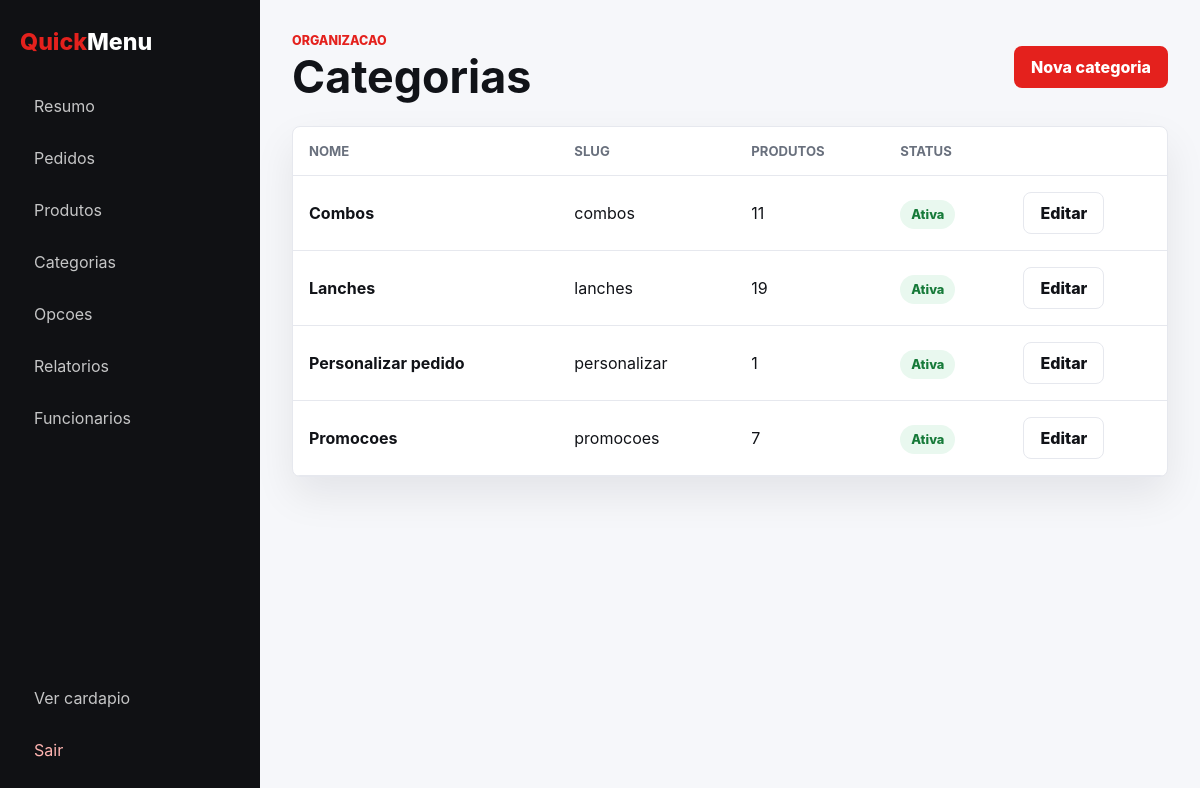
/painel/categorias/ (signed in), run on the app's committed database.
### menu/models.py (models this page shows, shortened)
class Category(models.Model):
    name = models.CharField(max_length=80)
    slug = models.SlugField(unique=True)
    active = models.BooleanField(default=True)
    order = models.PositiveIntegerField(default=0)
    created_at = models.DateTimeField(default=timezone.now, editable=False)
    updated_at = models.DateTimeField(auto_now=True)
    class Meta:
        ordering = ['order', 'name']
        verbose_name = 'categoria'
        verbose_name_plural = 'categorias'

### dashboard/views.py (the view)
# urls.py: path('categorias/', views.categories, name='categories'),
@staff_required
def categories(request):
    return render(request, 'dashboard/categories.html', {
        **dashboard_context(request),
        'categories': Category.objects.annotate(product_count=Count('products')),
    })

### cart/context_processors.py (called while the page is built)
def cart_summary(request):
    items, total = hydrate_cart(request.session)
    return {
        'cart_item_count': cart_count(request.session),
        'cart_total': total,
        'cart_preview_items': items,
    }

### cart/services.py (called while the page is built)
def get_cart(session):
    return session.get(CART_SESSION_KEY, [])

def cart_count(session):
    return sum(item['quantity'] for item in get_cart(session))

def money(value):
    return Decimal(value).quantize(Decimal('0.01'))

def hydrate_cart(session):
    hydrated = []
    total = Decimal('0.00')
    for index, item in enumerate(get_cart(session)):
        unit_price = money(item['unit_price'])
        subtotal = money(unit_price * item['quantity'])
        total += subtotal
        hydrated.append({**item, 'index': index, 'unit_price_decimal': unit_price, 'subtotal': subtotal})
    return hydrated, money(total)

### dashboard/views.py (called while the page is built)
def dashboard_context(request):
    return {
        'is_manager': request.user.is_superuser or request.user.groups.filter(name='Administradores').exists(),
        'status_labels': STATUS_LABELS,
    }

### templates/dashboard/categories.html (shortened to what this page needs)
{% extends 'dashboard/base_panel.html' %}
{% block eyebrow %}Organizacao{% endblock %}
{% block heading %}Categorias{% endblock %}
{% block actions %}{% if is_manager %}<a class="primary-panel-button" href="{% url 'dashboard:category_create' %}">Nova categoria</a>{% endif %}{% endblock %}
{% block content %}
<section class="panel-card table-card">
    <div class="responsive-table">
        <table>
            <thead><tr><th>Nome</th><th>Slug</th><th>Produtos</th><th>Status</th><th></th></tr></thead>
            <tbody>
                {% for category in categories %}
                    <tr>
                        <td><strong>{{ category.name }}</strong></td>
                        <td>{{ category.slug }}</td>
                        <td>{{ category.product_count }}</td>
                        <td>{% if category.active %}<span class="status-pill status-ready">Ativa</span>{% else %}<span class="status-pill muted-pill">Inativa</span>{% endif %}</td>
                        <td>{% if is_manager %}<a class="small-link" href="{% url 'dashboard:category_edit' category.id %}">Editar</a>{% endif %}</td>
                    </tr>
                {% empty %}
                    <tr><td colspan="5">Nenhuma categoria cadastrada.</td></tr>
                {% endfor %}
            </tbody>
        </table>
    </div>
</section>
{% endblock %}

### static/css/panel.css (style rules this page uses)
:root { --red: #e4211d; --red-dark: #bc1713; --ink: #111318; --muted: #69707d; --line: #e6e8ee; --soft: #f6f7fa; --white: #ffffff; --shadow: 0 18px 40px rgba(17, 19, 24, 0.08); }
* { box-sizing: border-box; }
html { width: 100%; overflow-x: hidden; }
body { margin: 0; font-family: Inter, system-ui, -apple-system, BlinkMacSystemFont, "Segoe UI", sans-serif; color: var(--ink); background: var(--soft); width: 100%; overflow-x: hidden; }
a { color: inherit; text-decoration: none; }
.panel-shell { min-height: 100vh; width: 100%; max-width: 100vw; display: grid; grid-template-columns: 260px minmax(0, 1fr); overflow-x: hidden; }
.primary-panel-button, .secondary-panel-button, .danger-button, .small-action, .small-link, .filter-actions a { border: 1px solid var(--line); border-radius: 8px; min-height: 42px; padding: 0 16px; display: inline-flex; align-items: center; justify-content: center; font-weight: 800; }
.primary-panel-button, .small-action { border-color: transparent; background: var(--red); color: #fff; }
.secondary-panel-button, .filter-actions a, .small-link { background: #fff; color: var(--ink); }
.stat-card, .panel-card, .order-ticket { border: 1px solid var(--line); border-radius: 8px; background: #fff; box-shadow: var(--shadow); }
.panel-card { min-width: 0; padding: 20px; }
.status-pill { width: fit-content; border-radius: 999px; padding: 7px 11px; font-size: 0.8rem; font-weight: 800; }
.status-ready { background: #e9f8ef; color: #167a39; }
.table-card { padding: 0; overflow: hidden; }
.responsive-table { overflow-x: auto; }
table { width: 100%; border-collapse: collapse; min-width: 760px; }
th, td { padding: 16px; border-bottom: 1px solid var(--line); text-align: left; vertical-align: middle; }
th { color: var(--muted); font-size: 0.82rem; text-transform: uppercase; }

### data on the page
Category: name "Combos", slug "combos", product_count "11", active "Ativa"
Category: name "Lanches", slug "lanches", product_count "19", active "Ativa"
Category: name "Personalizar pedido", slug "personalizar", product_count "1", active "Ativa"
Category: name "Promocoes", slug "promocoes", product_count "7", active "Ativa"
